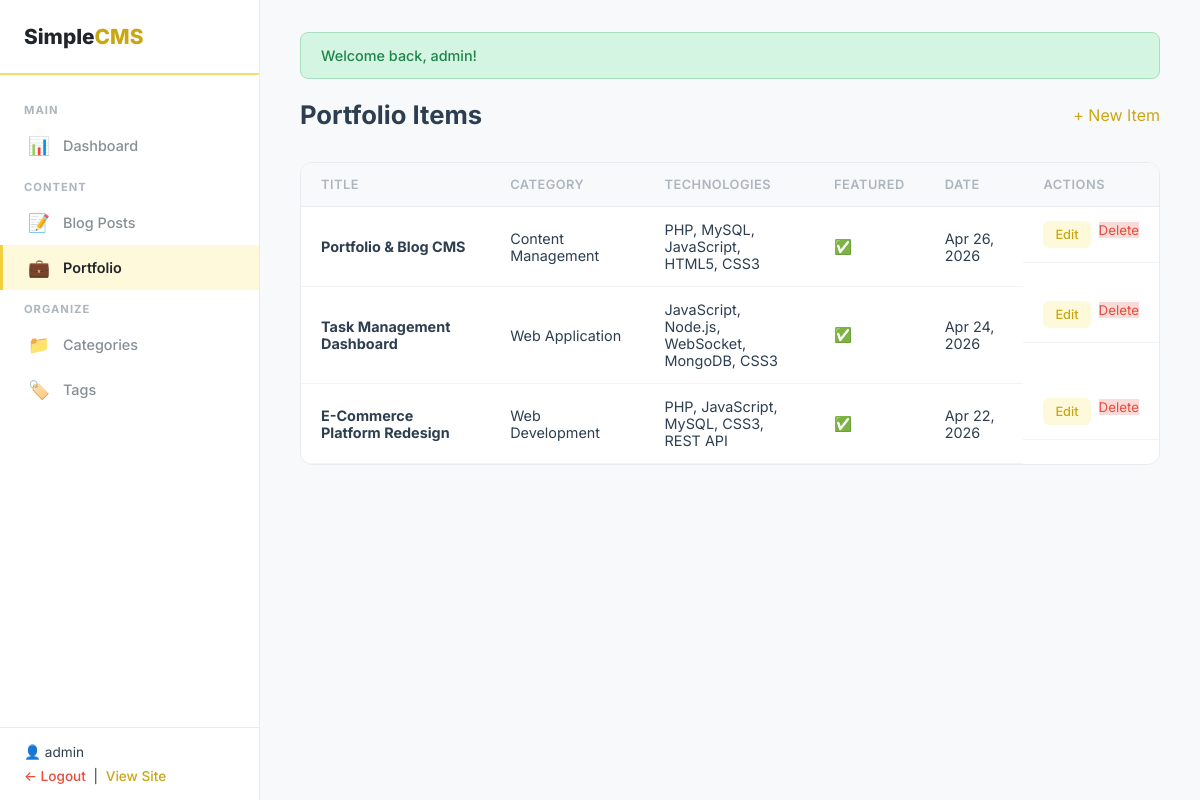
The page /admin/portfolio/index.php (signed in) on the database its author committed.
### tables this page shows
CREATE TABLE IF NOT EXISTS `users` (
    `id` INT UNSIGNED AUTO_INCREMENT PRIMARY KEY,
    `username` VARCHAR(50) NOT NULL UNIQUE,
    `password` VARCHAR(255) NOT NULL,
    `email` VARCHAR(100) NOT NULL UNIQUE,
    `created_at` DATETIME NOT NULL DEFAULT CURRENT_TIMESTAMP
);

CREATE TABLE IF NOT EXISTS `portfolio_items` (
    `id` INT UNSIGNED AUTO_INCREMENT PRIMARY KEY,
    `title` VARCHAR(255) NOT NULL,
    `slug` VARCHAR(280) NOT NULL UNIQUE,
    `description` LONGTEXT NOT NULL,
    `images` JSON NULL,
    `project_url` VARCHAR(500) NULL,
    `technologies_used` VARCHAR(500) NULL,
    `category` VARCHAR(100) NULL,
    `featured` TINYINT(1) NOT NULL DEFAULT 0,
    `created_at` DATETIME NOT NULL DEFAULT CURRENT_TIMESTAMP,
    INDEX `idx_featured` (`featured`),
    INDEX `idx_portfolio_created` (`created_at`)
);

### includes/functions.php (called while the page is built, shortened)
<?php
function sanitize($str) {
    return htmlspecialchars($str, ENT_QUOTES, 'UTF-8');
}
function isLoggedIn() {
    return isset($_SESSION['user_id']);
}
function getCurrentUser($conn) {
    $stmt = mysqli_prepare($conn, "SELECT id, username, email FROM users WHERE id = ?");
    mysqli_stmt_bind_param($stmt, 'i', $_SESSION['user_id']);
    mysqli_stmt_execute($stmt);
    $result = mysqli_stmt_get_result($stmt);
    $user = mysqli_fetch_assoc($result);
    return $user;
}
function truncateText($text, $length = 150) {
    $text = strip_tags($text);
    if (strlen($text) <= $length) return $text;
    return substr($text, 0, $length) . '...';
}
function formatDate($date, $format = 'M j, Y') {
    return date($format, strtotime($date));
}
function getFlash() {
    if (isset($_SESSION['flash'])) {
        $flash = $_SESSION['flash'];
        return $flash;
    }
    return null;
}

### admin/portfolio/index.php (the view, shortened to what this page needs)
<?php
require_once __DIR__ . '/../includes/header.php';
$items = mysqli_query($conn, "SELECT * FROM portfolio_items ORDER BY created_at DESC");
?>
<div class="admin-topbar">
    <h1>Portfolio Items</h1>
    <a href="<?= ADMIN_URL ?>/portfolio/create.php" class="btn btn-primary">+ New Item</a>
</div>
<div class="admin-table-wrap">
    <table class="admin-table">
        <thead><tr><th>Title</th><th>Category</th><th>Technologies</th><th>Featured</th><th>Date</th><th>Actions</th></tr></thead>
        <tbody>
        <?php while ($item = mysqli_fetch_assoc($items)): ?>
        <tr>
            <td><strong><?= sanitize($item['title']) ?></strong></td>
            <td><span class="badge badge-lemon"><?= sanitize($item['category'] ?? '—') ?></span></td>
            <td style="max-width:200px"><?= sanitize(truncateText($item['technologies_used'] ?? '', 50)) ?></td>
            <td><?= $item['featured'] ? '✅' : '➖' ?></td>
            <td><?= formatDate($item['created_at']) ?></td>
            <td class="actions">
                <a href="<?= ADMIN_URL ?>/portfolio/edit.php?id=<?= $item['id'] ?>" class="edit-btn">Edit</a>
                <form method="POST" action="<?= ADMIN_URL ?>/portfolio/delete.php" class="confirm-delete" style="display:inline">
                    <button type="submit" class="del-btn" style="border:none;cursor:pointer;font-family:var(--font)">Delete</button>
                </form>
            </td>
        </tr>
        <?php endwhile; ?>
        </tbody>
    </table>
</div>
<?php require_once __DIR__ . '/../includes/footer.php'; ?>

### admin/includes/header.php (shortened to what this page needs)
<?php require_once __DIR__ . '/auth_check.php'; $currentUser = getCurrentUser($conn); ?>
<!DOCTYPE html>
<html lang="en">
<head>
    <link rel="stylesheet" href="<?= SITE_URL ?>/public/css/admin.css">
</head>
<body class="admin-body">
<aside class="admin-sidebar">
    <div class="sidebar-brand">Simple<span>CMS</span></div>
    <nav class="sidebar-nav">
        <div class="sidebar-section">Main</div>
        <a href="<?= ADMIN_URL ?>/index.php" class="<?= basename($_SERVER['PHP_SELF']) === 'index.php' && strpos($_SERVER['PHP_SELF'], '/admin/posts/') === false && strpos($_SERVER['PHP_SELF'], '/admin/portfolio/') === false ? 'active' : '' ?>">
            <span class="nav-icon">📊</span> Dashboard
        </a>
        <div class="sidebar-section">Content</div>
        <a href="<?= ADMIN_URL ?>/posts/" class="<?= strpos($_SERVER['PHP_SELF'], '/admin/posts/') !== false ? 'active' : '' ?>">
            <span class="nav-icon">📝</span> Blog Posts
        </a>
        <a href="<?= ADMIN_URL ?>/portfolio/" class="<?= strpos($_SERVER['PHP_SELF'], '/admin/portfolio/') !== false ? 'active' : '' ?>">
            <span class="nav-icon">💼</span> Portfolio
        </a>
        <div class="sidebar-section">Organize</div>
        <a href="<?= ADMIN_URL ?>/categories.php" class="<?= basename($_SERVER['PHP_SELF']) === 'categories.php' ? 'active' : '' ?>">
            <span class="nav-icon">📁</span> Categories
        </a>
        <a href="<?= ADMIN_URL ?>/tags.php" class="<?= basename($_SERVER['PHP_SELF']) === 'tags.php' ? 'active' : '' ?>">
            <span class="nav-icon">🏷️</span> Tags
        </a>
    </nav>
    <div class="sidebar-footer">
        <p style="margin-bottom:8px">👤 <?= sanitize($currentUser['username'] ?? 'Admin') ?></p>
        <a href="<?= ADMIN_URL ?>/logout.php">← Logout</a>
        &nbsp;|&nbsp;
        <a href="<?= SITE_URL ?>/" style="color:var(--gold)">View Site</a>
    </div>
</aside>
<main class="admin-main">
<?php $flash = getFlash(); if ($flash): ?>
    <div class="alert alert-<?= $flash['type'] ?>"><?= sanitize($flash['message']) ?></div>
<?php endif; ?>

### public/css/admin.css (style rules this page uses)
:root { --lemon: #F7DC6F; --lemon-light: #FFF9DB; --lemon-dark: #D4AC0D; --lemon-vivid: #F4D03F; --gold: #C9A712; --white: #FFFFFF; --off-white: #FAFAFA; --gray-50: #F8F9FA; --gray-100: #F1F3F5; --gray-200: #E9ECEF; --gray-300: #DEE2E6; --gray-400: #CED4DA; --gray-500: #ADB5BD; --gray-600: #868E96; --gray-700: #495057; --gray-800: #343A40; --gray-900: #212529; --text: #2C3E50; --text-light: #6C757D; --danger: #E74C3C; --success: #27AE60; --info: #3498DB; --shadow-sm: 0 1px 3px rgba(0,0,0,.06); --shadow: 0 4px 16px rgba(0,0,0,.08); --radius: 12px; --radius-sm: 8px; --transition: .25s cubic-bezier(.4,0,.2,1); --font: 'Inter', -apple-system, sans-serif; --sidebar-w: 260px; }
*, *::before, *::after { box-sizing: border-box; margin: 0; padding: 0; }
body.admin-body { font-family: var(--font); color: var(--text); background: var(--gray-50); display: flex; min-height: 100vh; -webkit-font-smoothing: antialiased; }
a { color: var(--gold); text-decoration: none; }
.admin-sidebar { width: var(--sidebar-w); background: var(--white); border-right: 1px solid var(--gray-200); position: fixed; top: 0; left: 0; bottom: 0; overflow-y: auto; display: flex; flex-direction: column; z-index: 100; }
.sidebar-brand { padding: 24px; font-size: 1.3rem; font-weight: 800; color: var(--gray-900); border-bottom: 2px solid var(--lemon); }
.sidebar-brand span { color: var(--gold); }
.sidebar-nav { flex: 1; padding: 16px 0; }
.sidebar-nav a { display: flex; align-items: center; gap: 12px; padding: 12px 24px; color: var(--gray-600); font-weight: 500; font-size: .9rem; transition: all var(--transition); border-left: 3px solid transparent; }
.sidebar-nav a.active { background: var(--lemon-light); color: var(--gray-900); border-left-color: var(--lemon-vivid); font-weight: 600; }
.sidebar-nav .nav-icon { font-size: 1.1rem; width: 24px; text-align: center; }
.sidebar-section { padding: 12px 24px 6px; font-size: .7rem; font-weight: 700; color: var(--gray-500); text-transform: uppercase; letter-spacing: 1px; }
.sidebar-footer { padding: 16px 24px; border-top: 1px solid var(--gray-200); font-size: .85rem; }
.sidebar-footer a { color: var(--danger); font-weight: 500; }
.admin-main { margin-left: var(--sidebar-w); flex: 1; padding: 32px 40px; min-height: 100vh; }
.admin-topbar { display: flex; justify-content: space-between; align-items: center; margin-bottom: 32px; }
.admin-topbar h1 { font-size: 1.6rem; font-weight: 700; }
.admin-table-wrap { background: var(--white); border-radius: var(--radius); border: 1px solid var(--gray-200); overflow: hidden; }
.admin-table { width: 100%; border-collapse: collapse; }
.admin-table th { text-align: left; padding: 14px 20px; font-size: .8rem; font-weight: 600; color: var(--gray-500); text-transform: uppercase; letter-spacing: .5px; background: var(--gray-50); border-bottom: 1px solid var(--gray-200); }
.admin-table td { padding: 14px 20px; border-bottom: 1px solid var(--gray-100); font-size: .9rem; vertical-align: middle; }
.admin-table .actions { display: flex; gap: 8px; }
.admin-table .actions a { padding: 6px 12px; border-radius: 6px; font-size: .8rem; font-weight: 500; }
.admin-table .actions .edit-btn { background: var(--lemon-light); color: var(--gold); }
.admin-table .actions .del-btn { background: #FADBD8; color: var(--danger); }
.alert { padding: 14px 20px; border-radius: var(--radius-sm); margin-bottom: 20px; font-size: .9rem; font-weight: 500; animation: slideDown .3s ease; }
.alert-success { background: #D5F5E3; color: #1E8449; border: 1px solid #A9DFBF; }

### rows shown on the page
users: username "admin"
portfolio_items: title "Portfolio & Blog CMS", category "Content Management", technologies_used "PHP, MySQL, JavaScript, HTML5, CSS3", created_at "Apr 26, 2026"
portfolio_items: title "Task Management Dashboard", category "Web Application", technologies_used "JavaScript, Node.js, WebSocket, MongoDB, CSS3", created_at "Apr 24, 2026"
portfolio_items: title "E-Commerce Platform Redesign", category "Web Development", technologies_used "PHP, JavaScript, MySQL, CSS3, REST API", created_at "Apr 22, 2026"

### other values the page prints
$flash['message'] "Welcome back, admin!"
